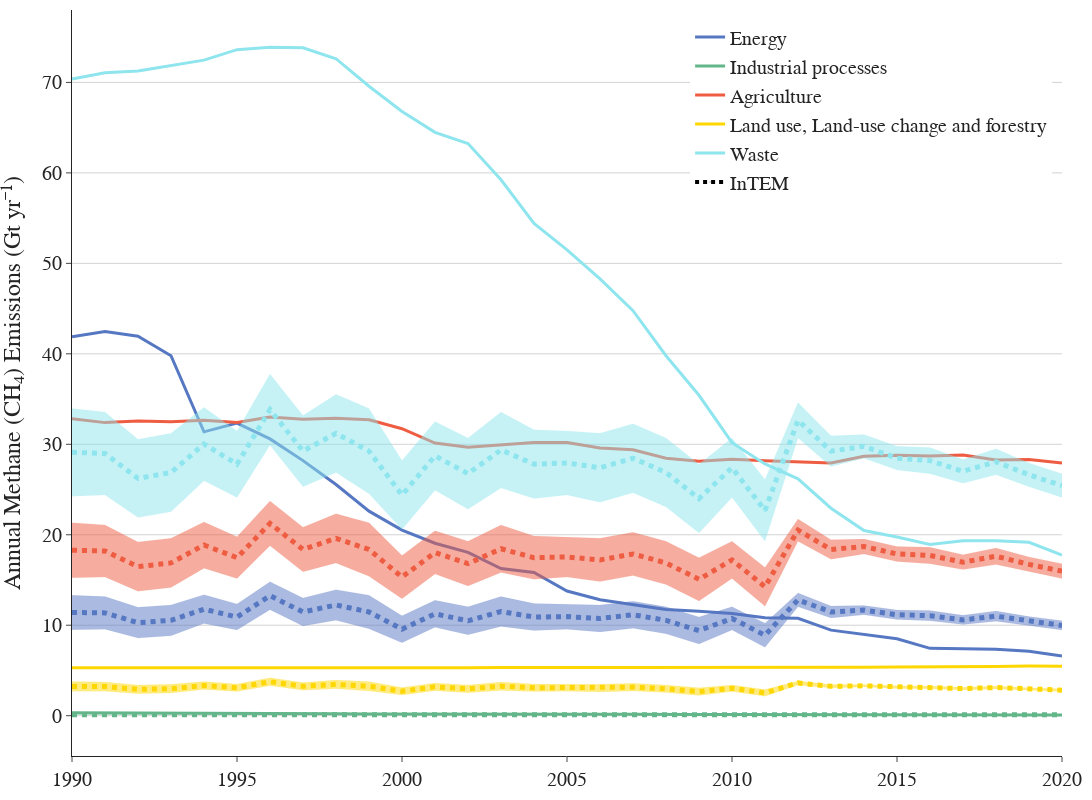

This figure's notebook cell:
### Code cell
fig = go.Figure()

alpha = 0.6
color_1 = ["rgba(86, 119, 194, 1)", f"rgba(86, 119, 194, {alpha})"]
color_2 = ["rgba(99, 182, 137, 1)", f"rgba(99, 182, 137, {alpha})"]
color_3 = ["rgba(238,92,66, 1)", f"rgba(238,92,66, {alpha})"]
color_4 = ["rgba(255,215,0, 1)", f"rgba(255,215,0, {alpha})"]
color_5 = ["rgba(142,229,238, 1)", f"rgba(142,229,238, {alpha})"]
color_6 = ["rgba(0, 0, 0, 1)", f"rgba(0, 0, 0, {alpha})"]

date_range = [1990, 1991, 1992, 1993, 1994, 1995, 1996, 1997, 1998, 1999, 2000, 2001, 2002, 2003,2004, 2005, 2006, 2007, 2008, 2009, 2010, 2011, 2012, 2013, 2014, 2015, 2016, 2017, 2018, 2019, 2020]

def errorbars(df, var, color, dash, name, showlegend=False):

    error_minus=df[var] - df[f"{var}_std"]
    error_plus=df[var] + df[f"{var}_std"]

    fig.add_trace(go.Scatter(
        x=date_range,
        y=error_minus.values,
        fill=None,
        mode='lines',
        line=dict(color=color[1], width=0.1),
        showlegend=False,
        hoverinfo='skip'
        ))

    fig.add_trace(go.Scatter(
        x=date_range,
        y=error_plus.values,
        fill="tonexty",
        mode='lines',
        line=dict(color=color[1], width=0.1),
        showlegend=False,
        hoverinfo='skip'
        ))
    
    fig.add_trace(go.Scatter(
        x=date_range,
        y=df[var],
        mode="lines",
        line=dict(color=color[0], dash="dot", width=0.1),
        showlegend=showlegend,
        name=name,
        hovertemplate = 'InTEM %{x|%Y}: %{y:.0f} Gt yr⁻¹<extra></extra>',
        ))

#date_range = ["2019-03-01", "2019-06-01"]

fig.add_trace(go.Scatter(
    x=date_range,
    y=dfCH4_CO2_equ.loc["1. Energy"],
    mode='lines',
    line=dict(color=color_1[0], width=3.),
    showlegend=True,
    hovertemplate = 'Inventory Energy %{x|%Y}: %{y:.0f} Gt yr⁻¹<extra></extra>',
    name="Energy",
    ))

fig.add_trace(go.Scatter(
    x=date_range,
    y=dfCH4_CO2_equ.loc["2.  Industrial processes"],
    mode='lines',
    line=dict(color=color_2[0], width=3.),
    showlegend=True,
    hovertemplate = 'Inventory Industrial Processes %{x|%Y}: %{y:.0f} Gt yr⁻¹<extra></extra>',
    name="Industrial processes",
    ))

fig.add_trace(go.Scatter(
    x=date_range,
    y=dfCH4_CO2_equ.loc["3.  Agriculture"],
    mode='lines',
    line=dict(color=color_3[0], width=3.),
    showlegend=True,
    hovertemplate = 'Inventory Agriculture %{x|%Y}: %{y:.0f} Gt yr⁻¹<extra></extra>',
    name="Agriculture",
    ))

fig.add_trace(go.Scatter(
    x=date_range,
    y=dfCH4_CO2_equ.loc["4. Land use, land-use change and forestry"],
    mode='lines',
    line=dict(color=color_4[0], width=3.),
    showlegend=True,
    hovertemplate = 'Inventory LULUCF %{x|%Y}: %{y:.0f} Gt yr⁻¹<extra></extra>',
    name="Land use, Land-use change and forestry",
    ))

fig.add_trace(go.Scatter(
    x=date_range,
    y=dfCH4_CO2_equ.loc["5.  Waste"],
    mode='lines',
    line=dict(color=color_5[0], width=3.),
    showlegend=True,
    hovertemplate = 'Inventory Waste %{x|%Y}: %{y:.0f} Gt yr⁻¹<extra></extra>',
    name="Waste",
    ))

errorbars(df_ch4, "InTEM_Energy", color_1, None, "InTEM")
fig.add_trace(go.Scatter(
    x=date_range,
    y=df_ch4["InTEM_Energy"],
    mode='lines',
    line=dict(color=color_1[0], dash="dot", width=5),
    showlegend=False,
    hovertemplate = 'InTEM Energy %{x|%Y}: %{y:.0f} Gt yr⁻¹<extra></extra>',
    name="InTEM",
    ))

errorbars(df_ch4, "InTEM_Industry", color_2, None, "InTEM")
fig.add_trace(go.Scatter(
    x=date_range,
    y=df_ch4["InTEM_Industry"],
    mode='lines',
    line=dict(color=color_2[0], dash="dot", width=5),
    showlegend=False,
    hovertemplate = 'InTEM Industrial Processes %{x|%Y}: %{y:.0f} Gt yr⁻¹<extra></extra>',
    name="InTEM",
    ))

errorbars(df_ch4, "InTEM_Agriculture", color_3, None, "InTEM")
fig.add_trace(go.Scatter(
    x=date_range,
    y=df_ch4["InTEM_Agriculture"],
    mode='lines',
    line=dict(color=color_3[0], dash="dot", width=5),
    showlegend=False,
    hovertemplate = 'InTEM Agriculture %{x|%Y}: %{y:.0f} Gt yr⁻¹<extra></extra>',
    name="InTEM",
    ))

errorbars(df_ch4, "InTEM_LULUCF", color_4, None, "InTEM")
fig.add_trace(go.Scatter(
    x=date_range,
    y=df_ch4["InTEM_LULUCF"],
    mode='lines',
    line=dict(color=color_4[0], dash="dot", width=5),
    showlegend=False,
    hovertemplate = 'InTEM LULUCF %{x|%Y}: %{y:.0f} Gt yr⁻¹<extra></extra>',
    name="InTEM",
    ))

errorbars(df_ch4, "InTEM_Waste", color_5, None, "InTEM")
fig.add_trace(go.Scatter(
    x=date_range,
    y=df_ch4["InTEM_Waste"],
    mode='lines',
    line=dict(color=color_5[0], dash="dot", width=5),
    showlegend=False,
    hovertemplate = 'InTEM Waste %{x|%Y}: %{y:.0f} Gt yr⁻¹<extra></extra>',
    name="InTEM",
    ))

fig.add_trace(go.Scatter(
    x=[pd.Timestamp("1900-01-01"), pd.Timestamp("1900-01-02")],
    y=[0., 0.],
    line=dict(color="black", dash="dot", width=4),
    marker=dict(opacity=0., size=0),
    showlegend=True,
    name="InTEM"
    ))

#fig.add_trace(go.Scatter(
#    x=date_range,
#    y=df_ch4["InTEM"],
#    mode='lines',
#    line=dict(color=color_6[0], dash="dot", width=5),
#    showlegend=False,
#    hovertemplate = 'Inventory %{x|%Y}: %{y:.0f} Gt yr⁻¹<extra></extra>',
#   name="InTEM",
#    ))


fig.update_layout(
    yaxis_title="Annual Methane (CH₄) Emissions (Gt yr⁻¹)",
    template="simple_white",
    autosize=False,
    width=550*2,
    height=400*2,
    legend=dict(
        yanchor="top",
        y=0.99,
        xanchor="right",
        x=0.99,
        traceorder="normal"),
    margin=dict(l=55, r=10, t=10, b=40),
    # paper_bgcolor='rgba(0,0,0,0)',
    # plot_bgcolor='rgba(0,0,0,0)'
)

fig.update_yaxes(showgrid=True, gridwidth=1, gridcolor='Lightgrey')


fig.layout.font.size=20
fig.layout.font.family="Arial"

fig.write_image("Annual_methane_emissions_by_sector_BOTH.png")
fig.write_html("Annual_methane_emissions_by_sector_BOTH.html")

fig.show()

### Figure 1 — Plotly figure (JSON) as saved in the notebook; plotly's stock layout.template omitted (floating-point values rounded to 4 significant figures)
{"data": [{"hovertemplate": "Inventory Energy %{x|%Y}: %{y:.0f} Gt yr⁻¹<extra></extra>", "line": {"color": "rgba(86, 119, 194, 1)", "width": 3}, "mode": "lines", "name": "Energy", "showlegend": true, "type": "scatter", "x": [1990, 1991, 1992, 1993, 1994, 1995, 1996, 1997, 1998, 1999, 2000, 2001, 2002, 2003, 2004, 2005, 2006, 2007, 2008, 2009, 2010, 2011, 2012, 2013, 2014, 2015, 2016, 2017, 2018, 2019, 2020], "y": [41.89, 42.47, 41.94, 39.79, 31.38, 32.34, 30.59, 28.19, 25.56, 22.61, 20.52, 19.06, 18.06, 16.26, 15.82, 13.78, 12.82, 12.25, 11.73, 11.54, 11.29, 10.84, 10.76, 9.46, 8.987, 8.506, 7.444, 7.366, 7.352, 7.112, 6.596]}, {"hovertemplate": "Inventory Industrial Processes %{x|%Y}: %{y:.0f} Gt yr⁻¹<extra></extra>", "line": {"color": "rgba(99, 182, 137, 1)", "width": 3}, "mode": "lines", "name": "Industrial processes", "showlegend": true, "type": "scatter", "x": [1990, 1991, 1992, 1993, 1994, 1995, 1996, 1997, 1998, 1999, 2000, 2001, 2002, 2003, 2004, 2005, 2006, 2007, 2008, 2009, 2010, 2011, 2012, 2013, 2014, 2015, 2016, 2017, 2018, 2019, 2020], "y": [0.327, 0.3181, 0.3327, 0.3171, 0.3273, 0.271, 0.3011, 0.2643, 0.2085, 0.1829, 0.1696, 0.1651, 0.1686, 0.1898, 0.1737, 0.1505, 0.1525, 0.1626, 0.1268, 0.1361, 0.1408, 0.1271, 0.1377, 0.146, 0.1422, 0.09406, 0.1036, 0.09135, 0.06983, 0.09498, 0.09045]}, {"hovertemplate": "Inventory Agriculture %{x|%Y}: %{y:.0f} Gt yr⁻¹<extra></extra>", "line": {"color": "rgba(238,92,66, 1)", "width": 3}, "mode": "lines", "name": "Agriculture", "showlegend": true, "type": "scatter", "x": [1990, 1991, 1992, 1993, 1994, 1995, 1996, 1997, 1998, 1999, 2000, 2001, 2002, 2003, 2004, 2005, 2006, 2007, 2008, 2009, 2010, 2011, 2012, 2013, 2014, 2015, 2016, 2017, 2018, 2019, 2020], "y": [32.82, 32.4, 32.58, 32.5, 32.65, 32.41, 33.01, 32.78, 32.88, 32.72, 31.72, 30.14, 29.67, 29.94, 30.19, 30.21, 29.59, 29.4, 28.45, 28.13, 28.34, 28.17, 28.08, 27.94, 28.68, 28.8, 28.7, 28.81, 28.26, 28.31, 27.94]}, {"hovertemplate": "Inventory LULUCF %{x|%Y}: %{y:.0f} Gt yr⁻¹<extra></extra>", "line": {"color": "rgba(255,215,0, 1)", "width": 3}, "mode": "lines", "name": "Land use, Land-use change and forestry", "showlegend": true, "type": "scatter", "x": [1990, 1991, 1992, 1993, 1994, 1995, 1996, 1997, 1998, 1999, 2000, 2001, 2002, 2003, 2004, 2005, 2006, 2007, 2008, 2009, 2010, 2011, 2012, 2013, 2014, 2015, 2016, 2017, 2018, 2019, 2020], "y": [5.313, 5.308, 5.297, 5.294, 5.286, 5.298, 5.284, 5.284, 5.273, 5.264, 5.285, 5.29, 5.295, 5.33, 5.305, 5.319, 5.318, 5.335, 5.33, 5.331, 5.356, 5.374, 5.362, 5.376, 5.356, 5.389, 5.395, 5.393, 5.448, 5.491, 5.462]}, {"hovertemplate": "Inventory Waste %{x|%Y}: %{y:.0f} Gt yr⁻¹<extra></extra>", "line": {"color": "rgba(142,229,238, 1)", "width": 3}, "mode": "lines", "name": "Waste", "showlegend": true, "type": "scatter", "x": [1990, 1991, 1992, 1993, 1994, 1995, 1996, 1997, 1998, 1999, 2000, 2001, 2002, 2003, 2004, 2005, 2006, 2007, 2008, 2009, 2010, 2011, 2012, 2013, 2014, 2015, 2016, 2017, 2018, 2019, 2020], "y": [70.37, 71.07, 71.27, 71.89, 72.46, 73.62, 73.88, 73.83, 72.62, 69.58, 66.78, 64.48, 63.24, 59.24, 54.42, 51.49, 48.28, 44.77, 39.79, 35.42, 30.18, 27.82, 26.18, 22.93, 20.47, 19.75, 18.92, 19.35, 19.34, 19.17, 17.75]}, {"hoverinfo": "skip", "line": {"color": "rgba(86, 119, 194, 0.6)", "width": 0.1}, "mode": "lines", "showlegend": false, "type": "scatter", "x": [1990, 1991, 1992, 1993, 1994, 1995, 1996, 1997, 1998, 1999, 2000, 2001, 2002, 2003, 2004, 2005, 2006, 2007, 2008, 2009, 2010, 2011, 2012, 2013, 2014, 2015, 2016, 2017, 2018, 2019, 2020], "y": [9.512, 9.564, 8.587, 8.844, 10.18, 9.461, 11.72, 9.924, 10.54, 9.615, 8.073, 9.769, 8.947, 9.872, 9.409, 9.564, 9.255, 9.666, 9.049, 7.918, 9.461, 7.558, 12.03, 10.8, 11.16, 10.64, 10.49, 10.08, 10.44, 9.924, 9.461, 9.666]}, {"fill": "tonexty", "hoverinfo": "skip", "line": {"color": "rgba(86, 119, 194, 0.6)", "width": 0.1}, "mode": "lines", "showlegend": false, "type": "scatter", "x": [1990, 1991, 1992, 1993, 1994, 1995, 1996, 1997, 1998, 1999, 2000, 2001, 2002, 2003, 2004, 2005, 2006, 2007, 2008, 2009, 2010, 2011, 2012, 2013, 2014, 2015, 2016, 2017, 2018, 2019, 2020], "y": [13.32, 13.16, 11.98, 12.24, 13.37, 12.34, 14.81, 13.01, 13.93, 13.32, 11.05, 12.75, 12.03, 13.16, 12.39, 12.34, 12.24, 12.65, 12.03, 10.9, 12.03, 10.23, 13.57, 12.13, 12.19, 11.67, 11.62, 11.11, 11.57, 10.95, 10.49, 11.0]}, {"hovertemplate": "InTEM %{x|%Y}: %{y:.0f} Gt yr⁻¹<extra></extra>", "line": {"color": "rgba(86, 119, 194, 1)", "dash": "dot", "width": 0.1}, "mode": "lines", "name": "InTEM", "showlegend": false, "type": "scatter", "x": [1990, 1991, 1992, 1993, 1994, 1995, 1996, 1997, 1998, 1999, 2000, 2001, 2002, 2003, 2004, 2005, 2006, 2007, 2008, 2009, 2010, 2011, 2012, 2013, 2014, 2015, 2016, 2017, 2018, 2019, 2020], "y": [11.41, 11.36, 10.28, 10.54, 11.77, 10.9, 13.27, 11.47, 12.24, 11.47, 9.564, 11.26, 10.49, 11.52, 10.9, 10.95, 10.75, 11.16, 10.54, 9.409, 10.75, 8.895, 12.8, 11.47, 11.67, 11.16, 11.05, 10.59, 11.0, 10.44, 9.975, 10.33]}, {"hovertemplate": "InTEM Energy %{x|%Y}: %{y:.0f} Gt yr⁻¹<extra></extra>", "line": {"color": "rgba(86, 119, 194, 1)", "dash": "dot", "width": 5}, "mode": "lines", "name": "InTEM", "showlegend": false, "type": "scatter", "x": [1990, 1991, 1992, 1993, 1994, 1995, 1996, 1997, 1998, 1999, 2000, 2001, 2002, 2003, 2004, 2005, 2006, 2007, 2008, 2009, 2010, 2011, 2012, 2013, 2014, 2015, 2016, 2017, 2018, 2019, 2020], "y": [11.41, 11.36, 10.28, 10.54, 11.77, 10.9, 13.27, 11.47, 12.24, 11.47, 9.564, 11.26, 10.49, 11.52, 10.9, 10.95, 10.75, 11.16, 10.54, 9.409, 10.75, 8.895, 12.8, 11.47, 11.67, 11.16, 11.05, 10.59, 11.0, 10.44, 9.975, 10.33]}, {"hoverinfo": "skip", "line": {"color": "rgba(99, 182, 137, 0.6)", "width": 0.1}, "mode": "lines", "showlegend": false, "type": "scatter", "x": [1990, 1991, 1992, 1993, 1994, 1995, 1996, 1997, 1998, 1999, 2000, 2001, 2002, 2003, 2004, 2005, 2006, 2007, 2008, 2009, 2010, 2011, 2012, 2013, 2014, 2015, 2016, 2017, 2018, 2019, 2020], "y": [0.09255, 0.09305, 0.08355, 0.08605, 0.09905, 0.09205, 0.1141, 0.09655, 0.1026, 0.09355, 0.07854, 0.09505, 0.08705, 0.09605, 0.09155, 0.09305, 0.09005, 0.09405, 0.08805, 0.07704, 0.09205, 0.07354, 0.1171, 0.1051, 0.1086, 0.1036, 0.1021, 0.09805, 0.1016, 0.09655, 0.09205, 0.09405]}, {"fill": "tonexty", "hoverinfo": "skip", "line": {"color": "rgba(99, 182, 137, 0.6)", "width": 0.1}, "mode": "lines", "showlegend": false, "type": "scatter", "x": [1990, 1991, 1992, 1993, 1994, 1995, 1996, 1997, 1998, 1999, 2000, 2001, 2002, 2003, 2004, 2005, 2006, 2007, 2008, 2009, 2010, 2011, 2012, 2013, 2014, 2015, 2016, 2017, 2018, 2019, 2020], "y": [0.1296, 0.1281, 0.1166, 0.1191, 0.1301, 0.1201, 0.1441, 0.1266, 0.1356, 0.1296, 0.1076, 0.1241, 0.1171, 0.1281, 0.1206, 0.1201, 0.1191, 0.1231, 0.1171, 0.1061, 0.1171, 0.09955, 0.1321, 0.1181, 0.1186, 0.1136, 0.1131, 0.1081, 0.1126, 0.1066, 0.1021, 0.1071]}, {"hovertemplate": "InTEM %{x|%Y}: %{y:.0f} Gt yr⁻¹<extra></extra>", "line": {"color": "rgba(99, 182, 137, 1)", "dash": "dot", "width": 0.1}, "mode": "lines", "name": "InTEM", "showlegend": false, "type": "scatter", "x": [1990, 1991, 1992, 1993, 1994, 1995, 1996, 1997, 1998, 1999, 2000, 2001, 2002, 2003, 2004, 2005, 2006, 2007, 2008, 2009, 2010, 2011, 2012, 2013, 2014, 2015, 2016, 2017, 2018, 2019, 2020], "y": [0.1111, 0.1106, 0.1001, 0.1026, 0.1146, 0.1061, 0.1291, 0.1116, 0.1191, 0.1116, 0.09305, 0.1096, 0.1021, 0.1121, 0.1061, 0.1066, 0.1046, 0.1086, 0.1026, 0.09155, 0.1046, 0.08655, 0.1246, 0.1116, 0.1136, 0.1086, 0.1076, 0.1031, 0.1071, 0.1016, 0.09705, 0.1006]}, {"hovertemplate": "InTEM Industrial Processes %{x|%Y}: %{y:.0f} Gt yr⁻¹<extra></extra>", "line": {"color": "rgba(99, 182, 137, 1)", "dash": "dot", "width": 5}, "mode": "lines", "name": "InTEM", "showlegend": false, "type": "scatter", "x": [1990, 1991, 1992, 1993, 1994, 1995, 1996, 1997, 1998, 1999, 2000, 2001, 2002, 2003, 2004, 2005, 2006, 2007, 2008, 2009, 2010, 2011, 2012, 2013, 2014, 2015, 2016, 2017, 2018, 2019, 2020], "y": [0.1111, 0.1106, 0.1001, 0.1026, 0.1146, 0.1061, 0.1291, 0.1116, 0.1191, 0.1116, 0.09305, 0.1096, 0.1021, 0.1121, 0.1061, 0.1066, 0.1046, 0.1086, 0.1026, 0.09155, 0.1046, 0.08655, 0.1246, 0.1116, 0.1136, 0.1086, 0.1076, 0.1031, 0.1071, 0.1016, 0.09705, 0.1006]}, {"hoverinfo": "skip", "line": {"color": "rgba(238,92,66, 0.6)", "width": 0.1}, "mode": "lines", "showlegend": false, "type": "scatter", "x": [1990, 1991, 1992, 1993, 1994, 1995, 1996, 1997, 1998, 1999, 2000, 2001, 2002, 2003, 2004, 2005, 2006, 2007, 2008, 2009, 2010, 2011, 2012, 2013, 2014, 2015, 2016, 2017, 2018, 2019, 2020], "y": [15.24, 15.32, 13.76, 14.17, 16.31, 15.16, 18.78, 15.9, 16.89, 15.41, 12.93, 15.65, 14.33, 15.82, 15.08, 15.32, 14.83, 15.49, 14.5, 12.69, 15.16, 12.11, 19.28, 17.3, 17.88, 17.05, 16.81, 16.15, 16.72, 15.9, 15.16, 15.49]}, {"fill": "tonexty", "hoverinfo": "skip", "line": {"color": "rgba(238,92,66, 0.6)", "width": 0.1}, "mode": "lines", "showlegend": false, "type": "scatter", "x": [1990, 1991, 1992, 1993, 1994, 1995, 1996, 1997, 1998, 1999, 2000, 2001, 2002, 2003, 2004, 2005, 2006, 2007, 2008, 2009, 2010, 2011, 2012, 2013, 2014, 2015, 2016, 2017, 2018, 2019, 2020], "y": [21.34, 21.09, 19.19, 19.61, 21.42, 19.77, 23.73, 20.84, 22.33, 21.34, 17.71, 20.43, 19.28, 21.09, 19.85, 19.77, 19.61, 20.27, 19.28, 17.46, 19.28, 16.39, 21.75, 19.44, 19.52, 18.7, 18.62, 17.79, 18.54, 17.55, 16.81, 17.63]}, {"hovertemplate": "InTEM %{x|%Y}: %{y:.0f} Gt yr⁻¹<extra></extra>", "line": {"color": "rgba(238,92,66, 1)", "dash": "dot", "width": 0.1}, "mode": "lines", "name": "InTEM", "showlegend": false, "type": "scatter", "x": [1990, 1991, 1992, 1993, 1994, 1995, 1996, 1997, 1998, 1999, 2000, 2001, 2002, 2003, 2004, 2005, 2006, 2007, 2008, 2009, 2010, 2011, 2012, 2013, 2014, 2015, 2016, 2017, 2018, 2019, 2020], "y": [18.29, 18.21, 16.48, 16.89, 18.87, 17.46, 21.25, 18.37, 19.61, 18.37, 15.32, 18.04, 16.81, 18.45, 17.46, 17.55, 17.22, 17.88, 16.89, 15.08, 17.22, 14.25, 20.51, 18.37, 18.7, 17.88, 17.71, 16.97, 17.63, 16.72, 15.98, 16.56]}, {"hovertemplate": "InTEM Agriculture %{x|%Y}: %{y:.0f} Gt yr⁻¹<extra></extra>", "line": {"color": "rgba(238,92,66, 1)", "dash": "dot", "width": 5}, "mode": "lines", "name": "InTEM", "showlegend": false, "type": "scatter", "x": [1990, 1991, 1992, 1993, 1994, 1995, 1996, 1997, 1998, 1999, 2000, 2001, 2002, 2003, 2004, 2005, 2006, 2007, 2008, 2009, 2010, 2011, 2012, 2013, 2014, 2015, 2016, 2017, 2018, 2019, 2020], "y": [18.29, 18.21, 16.48, 16.89, 18.87, 17.46, 21.25, 18.37, 19.61, 18.37, 15.32, 18.04, 16.81, 18.45, 17.46, 17.55, 17.22, 17.88, 16.89, 15.08, 17.22, 14.25, 20.51, 18.37, 18.7, 17.88, 17.71, 16.97, 17.63, 16.72, 15.98, 16.56]}, {"hoverinfo": "skip", "line": {"color": "rgba(255,215,0, 0.6)", "width": 0.1}, "mode": "lines", "showlegend": false, "type": "scatter", "x": [1990, 1991, 1992, 1993, 1994, 1995, 1996, 1997, 1998, 1999, 2000, 2001, 2002, 2003, 2004, 2005, 2006, 2007, 2008, 2009, 2010, 2011, 2012, 2013, 2014, 2015, 2016, 2017, 2018, 2019, 2020], "y": [2.693, 2.708, 2.431, 2.504, 2.882, 2.679, 3.319, 2.81, 2.984, 2.722, 2.286, 2.766, 2.533, 2.795, 2.664, 2.708, 2.62, 2.737, 2.562, 2.242, 2.679, 2.14, 3.406, 3.057, 3.159, 3.013, 2.97, 2.853, 2.955, 2.81, 2.679, 2.737]}, {"fill": "tonexty", "hoverinfo": "skip", "line": {"color": "rgba(255,215,0, 0.6)", "width": 0.1}, "mode": "lines", "showlegend": false, "type": "scatter", "x": [1990, 1991, 1992, 1993, 1994, 1995, 1996, 1997, 1998, 1999, 2000, 2001, 2002, 2003, 2004, 2005, 2006, 2007, 2008, 2009, 2010, 2011, 2012, 2013, 2014, 2015, 2016, 2017, 2018, 2019, 2020], "y": [3.77, 3.727, 3.392, 3.465, 3.785, 3.494, 4.193, 3.683, 3.945, 3.77, 3.13, 3.61, 3.406, 3.727, 3.508, 3.494, 3.465, 3.581, 3.406, 3.086, 3.406, 2.897, 3.843, 3.436, 3.45, 3.305, 3.29, 3.144, 3.275, 3.101, 2.97, 3.115]}, {"hovertemplate": "InTEM %{x|%Y}: %{y:.0f} Gt yr⁻¹<extra></extra>", "line": {"color": "rgba(255,215,0, 1)", "dash": "dot", "width": 0.1}, "mode": "lines", "name": "InTEM", "showlegend": false, "type": "scatter", "x": [1990, 1991, 1992, 1993, 1994, 1995, 1996, 1997, 1998, 1999, 2000, 2001, 2002, 2003, 2004, 2005, 2006, 2007, 2008, 2009, 2010, 2011, 2012, 2013, 2014, 2015, 2016, 2017, 2018, 2019, 2020], "y": [3.232, 3.217, 2.912, 2.984, 3.334, 3.086, 3.756, 3.246, 3.465, 3.246, 2.708, 3.188, 2.97, 3.261, 3.086, 3.101, 3.043, 3.159, 2.984, 2.664, 3.043, 2.518, 3.625, 3.246, 3.305, 3.159, 3.13, 2.999, 3.115, 2.955, 2.824, 2.926]}, {"hovertemplate": "InTEM LULUCF %{x|%Y}: %{y:.0f} Gt yr⁻¹<extra></extra>", "line": {"color": "rgba(255,215,0, 1)", "dash": "dot", "width": 5}, "mode": "lines", "name": "InTEM", "showlegend": false, "type": "scatter", "x": [1990, 1991, 1992, 1993, 1994, 1995, 1996, 1997, 1998, 1999, 2000, 2001, 2002, 2003, 2004, 2005, 2006, 2007, 2008, 2009, 2010, 2011, 2012, 2013, 2014, 2015, 2016, 2017, 2018, 2019, 2020], "y": [3.232, 3.217, 2.912, 2.984, 3.334, 3.086, 3.756, 3.246, 3.465, 3.246, 2.708, 3.188, 2.97, 3.261, 3.086, 3.101, 3.043, 3.159, 2.984, 2.664, 3.043, 2.518, 3.625, 3.246, 3.305, 3.159, 3.13, 2.999, 3.115, 2.955, 2.824, 2.926]}, {"hoverinfo": "skip", "line": {"color": "rgba(142,229,238, 0.6)", "width": 0.1}, "mode": "lines", "showlegend": false, "type": "scatter", "x": [1990, 1991, 1992, 1993, 1994, 1995, 1996, 1997, 1998, 1999, 2000, 2001, 2002, 2003, 2004, 2005, 2006, 2007, 2008, 2009, 2010, 2011, 2012, 2013, 2014, 2015, 2016, 2017, 2018, 2019, 2020], "y": [24.26, 24.39, 21.9, 22.56, 25.97, 24.13, 29.9, 25.31, 26.88, 24.52, 20.59, 24.92, 22.82, 25.18, 24.0, 24.39, 23.61, 24.66, 23.08, 20.2, 24.13, 19.28, 30.69, 27.54, 28.46, 27.15, 26.75, 25.7, 26.62, 25.31, 24.13, 24.66]}, {"fill": "tonexty", "hoverinfo": "skip", "line": {"color": "rgba(142,229,238, 0.6)", "width": 0.1}, "mode": "lines", "showlegend": false, "type": "scatter", "x": [1990, 1991, 1992, 1993, 1994, 1995, 1996, 1997, 1998, 1999, 2000, 2001, 2002, 2003, 2004, 2005, 2006, 2007, 2008, 2009, 2010, 2011, 2012, 2013, 2014, 2015, 2016, 2017, 2018, 2019, 2020], "y": [33.97, 33.57, 30.56, 31.21, 34.1, 31.47, 37.77, 33.18, 35.54, 33.97, 28.2, 32.52, 30.69, 33.57, 31.61, 31.47, 31.21, 32.26, 30.69, 27.8, 30.69, 26.1, 34.62, 30.95, 31.08, 29.77, 29.64, 28.33, 29.51, 27.93, 26.75, 28.06]}, {"hovertemplate": "InTEM %{x|%Y}: %{y:.0f} Gt yr⁻¹<extra></extra>", "line": {"color": "rgba(142,229,238, 1)", "dash": "dot", "width": 0.1}, "mode": "lines", "name": "InTEM", "showlegend": false, "type": "scatter", "x": [1990, 1991, 1992, 1993, 1994, 1995, 1996, 1997, 1998, 1999, 2000, 2001, 2002, 2003, 2004, 2005, 2006, 2007, 2008, 2009, 2010, 2011, 2012, 2013, 2014, 2015, 2016, 2017, 2018, 2019, 2020], "y": [29.11, 28.98, 26.23, 26.88, 30.03, 27.8, 33.84, 29.25, 31.21, 29.25, 24.39, 28.72, 26.75, 29.38, 27.8, 27.93, 27.41, 28.46, 26.88, 24.0, 27.41, 22.69, 32.65, 29.25, 29.77, 28.46, 28.2, 27.02, 28.06, 26.62, 25.44, 26.36]}, {"hovertemplate": "InTEM Waste %{x|%Y}: %{y:.0f} Gt yr⁻¹<extra></extra>", "line": {"color": "rgba(142,229,238, 1)", "dash": "dot", "width": 5}, "mode": "lines", "name": "InTEM", "showlegend": false, "type": "scatter", "x": [1990, 1991, 1992, 1993, 1994, 1995, 1996, 1997, 1998, 1999, 2000, 2001, 2002, 2003, 2004, 2005, 2006, 2007, 2008, 2009, 2010, 2011, 2012, 2013, 2014, 2015, 2016, 2017, 2018, 2019, 2020], "y": [29.11, 28.98, 26.23, 26.88, 30.03, 27.8, 33.84, 29.25, 31.21, 29.25, 24.39, 28.72, 26.75, 29.38, 27.8, 27.93, 27.41, 28.46, 26.88, 24.0, 27.41, 22.69, 32.65, 29.25, 29.77, 28.46, 28.2, 27.02, 28.06, 26.62, 25.44, 26.36]}, {"line": {"color": "black", "dash": "dot", "width": 4}, "marker": {"opacity": 0, "size": 0}, "name": "InTEM", "showlegend": true, "type": "scatter", "x": ["1900-01-01T00:00:00", "1900-01-02T00:00:00"], "y": [0, 0]}], "layout": {"autosize": false, "font": {"family": "Arial", "size": 20}, "height": 800, "legend": {"traceorder": "normal", "x": 0.99, "xanchor": "right", "y": 0.99, "yanchor": "top"}, "margin": {"b": 40, "l": 55, "r": 10, "t": 10}, "width": 1100, "xaxis": {"autorange": true, "range": [1990, 2020], "type": "linear"}, "yaxis": {"autorange": true, "gridcolor": "Lightgrey", "gridwidth": 1, "range": [-4.455, 78.0], "showgrid": true, "title": {"text": "Annual Methane (CH₄) Emissions (Gt yr⁻¹)"}, "type": "linear"}}}
